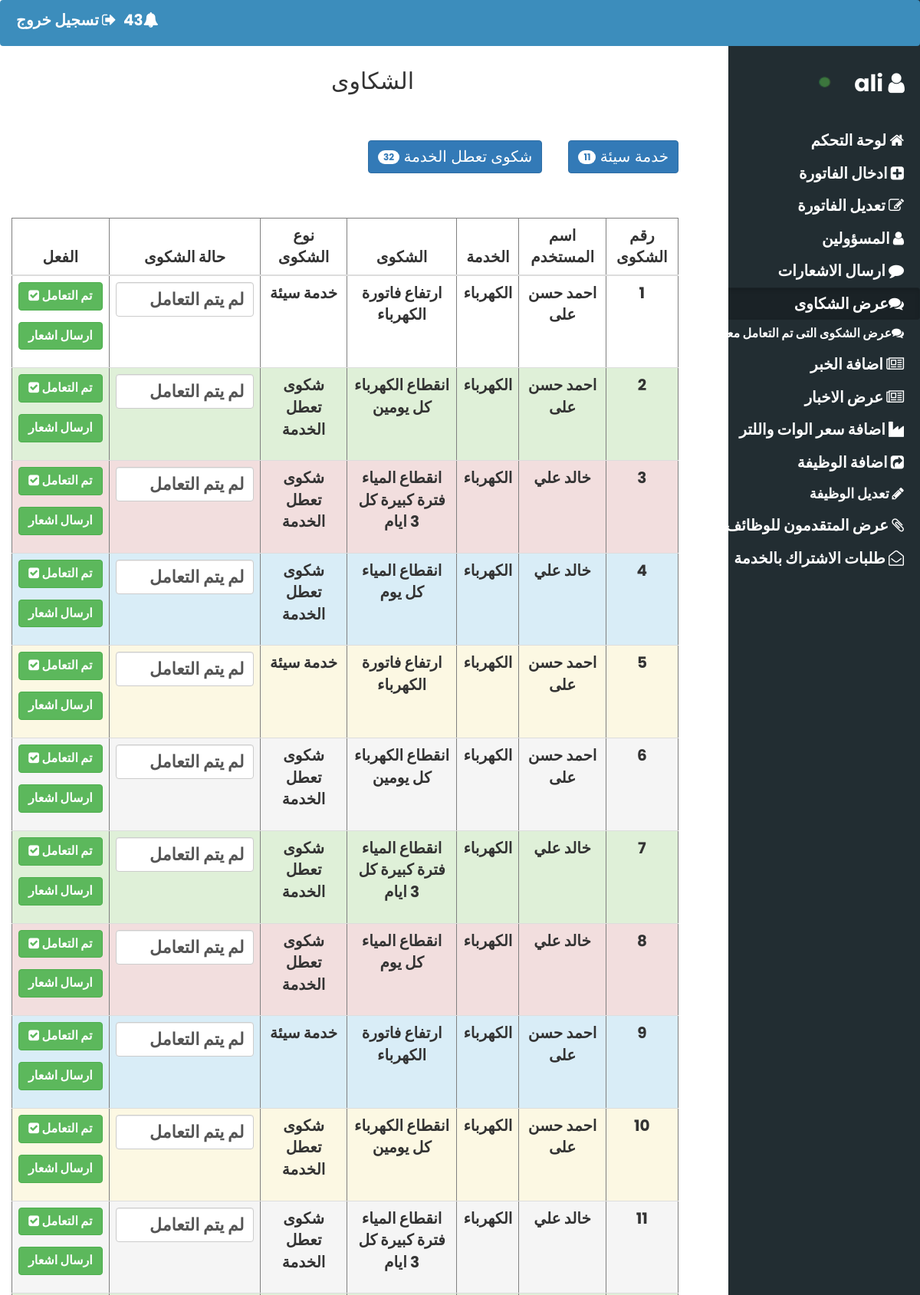
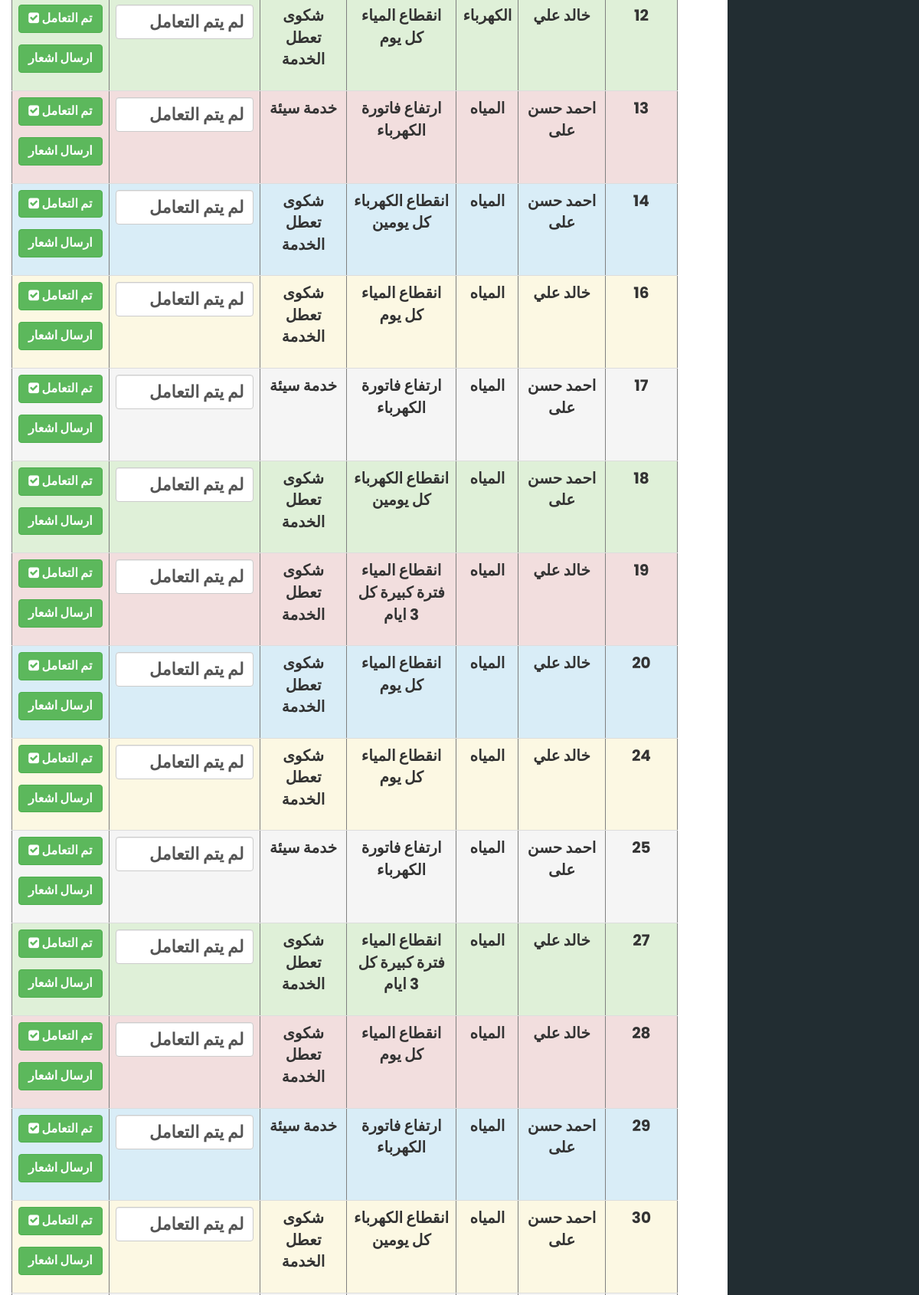
The app's page /admin/complaints.php (signed in, upper part) with its own data (2 pictures, top to bottom).
### tables this page shows
CREATE TABLE `complaints` (
  `cid` int(11) NOT NULL,
  `U_id` int(14) NOT NULL,
  `Complain` varchar(1500) NOT NULL,
  `service` varchar(250) NOT NULL,
  `type` varchar(255) NOT NULL,
  `date` datetime NOT NULL,
  `status` tinyint(1) NOT NULL
);

CREATE TABLE `users` (
  `ID` int(14) NOT NULL,
  `UserName` varchar(255) NOT NULL,
  `Password` varchar(260) NOT NULL,
  `FullName` varchar(255) NOT NULL,
  `social_id` varchar(255) NOT NULL,
  `Phone` varchar(250) NOT NULL,
  `Email` varchar(255) NOT NULL,
  `Govern` varchar(255) NOT NULL,
  `Center` varchar(255) NOT NULL,
  `District` varchar(255) NOT NULL,
  `address` varchar(300) NOT NULL,
  `Electricity` tinyint(1) NOT NULL,
  `Water` tinyint(1) NOT NULL,
  `Gas` tinyint(1) NOT NULL,
  `ERate` int(14) NOT NULL DEFAULT '0' COMMENT 'value between 0 and 5',
  `WRate` int(14) NOT NULL DEFAULT '0',
  `GRate` int(14) NOT NULL DEFAULT '0'
);

### admin/functions.php (called while the page is built)
<?php
function compl(){
    global $con;
    $stmt=$con->prepare("select count(*) from complaints where status=0");
    $stmt->execute();
    $row=$stmt->fetch();
   return $row[0];
}
?>

### admin/database.php (called while the page is built, shortened)
<?php
class database {
    private $RDBMType = DB_TYPE;
    private $username = DB_USER;
    private $password = DB_PASS;
    private $dbhost = DB_HOST;
    private $database =DB_DATABASE;
    function __construct() {
   	$this->pdo = new PDO($this->RDBMType . ":host=" . $this->dbhost . ";dbname=" . $this->database, $this->username,
   	$this->password,array(PDO::MYSQL_ATTR_INIT_COMMAND => "SET NAMES UTF8"));
     }
      public function getRow($query, $params=array())
     	   {
                $stmt = $this->pdo->prepare($query);
                $stmt->execute($params);
                return $stmt->fetch();
           }
      	public function getRows($query, $params=array()){
      	        $stmt = $this->pdo->prepare($query);
                $stmt->execute($params);
                return $stmt->fetchAll();
            }
}
$db = new database;
?>

### admin/complaints.php (the view, shortened to what this page needs)
<?php
include "connect.php";
include "functions.php";
require'database.php';
?>
<!DOCTYPE html>
<html lang="en">
<link rel="stylesheet" href="css/bootstrap.css">
<link rel="stylesheet" href="css/w3.css">
<link rel="stylesheet" href="css/style.css">
<link rel="stylesheet" href="css/font-awesome.min.css">
<link rel="stylesheet" href="css/sty.css">
<body>
<div class="navbar">
    <a href="logout.php" class="logout">تسجيل خروج <i class="fa fa-sign-out" aria-hidden="true"></i></a>
    <a href="#" class="notif"><?php echo compl()?><i class="fa fa-bell" aria-hidden="true"></i></a>
    </div>
<nav class="w3-sidebar  w3-collapse w3-top w3-large" style="z-index:3;width:250px;font-weight:bold;background-color:RGB(34, 45 , 50);" id="mySidebar"><br>
  <div class="element">
    <span > <img src="images/point.jpg"> <?php echo $_SESSION['admin'] ;?> <i class="fa fa-user" aria-hidden="true"></i></span>
    <a href="index.php" onclick="w3_close()" class="btn">لوحة التحكم <i class="fa fa-home" aria-hidden="true"></i></a>
    <a href="insert.php" onclick="w3_close()" class="btn "> ادخال الفاتورة <i class="fa fa-plus-square" aria-hidden="true"></i></a>
    <a href="edit.php" onclick="w3_close()" class="btn "> تعديل الفاتورة <i class="fa fa-pencil-square-o" aria-hidden="true"></i></a>
       <a href="admin.php" onclick="w3_close()" class="btn "> المسؤولين <i class="fa fa-user" aria-hidden="true"></i></a>
	   <a href="notification.php" onclick="w3_close()" class="btn"> ارسال الاشعارات <i class="fa fa-comment" aria-hidden="true"></i></a>
	<a href="complaints.php" onclick="w3_close()" class="btn active">عرض الشكاوى<i class="fa fa-comments" aria-hidden="true"></i></a>
	<a href="hangcomplaints.php" onclick="w3_close()" class="btn" style="font-size:16px">عرض الشكوى التى تم التعامل معها<i class="fa fa-comments" aria-hidden="true"></i></a>
   <a href="enpost.php" onclick="w3_close()" class="btn">اضافة الخبر <i class="fa fa-newspaper-o" aria-hidden="true"></i></a>
 <a href="shpost.php" onclick="w3_close()" class="btn">عرض الاخبار <i class="fa fa-newspaper-o" aria-hidden="true"></i></a>
 <a href="consumption.php" onclick="w3_close()" class="btn" >اضافة سعر الوات واللتر <i class="fa fa-industry" aria-hidden="true"></i></a>
	<a href="add_jobs.php" onclick="w3_close()" class="btn"> اضافة الوظيفة <i class="fa fa-share-square" aria-hidden="true"></i></a>
	<a href="display_jobs.php" onclick="w3_close()" class="btn" style="font-size:18px">تعديل الوظيفة <i class="fa fa-pencil" aria-hidden="true"></i></a>
	<a href="display_cvs.php" onclick="w3_close()" class="btn ">عرض المتقدمون للوظائف <i class="fa fa-paperclip" aria-hidden="true"></i></a>
	<a href="newsub.php" onclick="w3_close()" class="btn">طلبات الاشتراك بالخدمة <i class="fa fa-envelope-open-o" aria-hidden="true"></i></a>
  </div>
</nav>
<div class="container-fluid con">
 <div class="row">
   <h2>الشكاوى</h2>
 </div>
<div class="row con">
<div class="col-md-9  col-sm-12">
<?php
$row=$db->getRow("SELECT count(*) from complaints where status=0 and type='bad_service'",array());
$rows=$db->getRow("SELECT count(*) from complaints where status=0 and type='service_failure'",array());
$count1=$row[0];
$count2=$rows[0];
?>
<a href="complaints.php?id=1"> <button type="button" class="bttn btn btn-primary" style='width:auto;font-size:20px;margin-bottom:8px;'>خدمة سيئة <span class="badge"><?php echo $count1;?></span></button></a>
<a href="complaints.php?id=2" style="margin-right:30px;"><button type="button" class="bttn btn btn-primary" style='width:auto;font-size:20px;margin-bottom:8px;'>شكوى تعطل الخدمة <span class="badge"><?php echo $count2;?></span></button></a>
<div class="table-responsive">
<table class="table" border="1px">
    <thead>
      <tr>
        <th>رقم الشكوى</th>
        <th>اسم المستخدم</th>
        <th>الخدمة</th>
        <th>الشكوى</th>
		<th>نوع الشكوى</th>
		<th>حالة الشكوى</th>
		<th>الفعل</th>
      </tr>
    </thead>
    <tbody>
<?php
if(!empty($_GET))
{
	$id=$_GET["id"];
	if($id==1)
	{
		show("SELECT * from complaints where status=0 and type='bad_service';",1);
	}elseif($id==2)
	{
		show("SELECT * from complaints where status=0 and type='service_failure';",2);
	}else
	{
		show("SELECT * from complaints where status=0;",0);
	}
}else
{
	show("SELECT * from complaints where status=0;",0);
}
?>
    </tbody>
  </table>
</div>
</div>
</div>
</div>
</body>
</html>
<?php
function show($q,$id){
   global $db;
   $arr=array("Default","success","danger","info","warning","active");
   $rows=$db->getRows($q,array());
   $i=0;
   if($id)
   {
	   $url="complaints.php?id=$id";
   }else
   {
	   $url="complaints.php";
   }
	if(count($rows)>0)
	{
		foreach($rows as $row)
		{
			$n=$db->getRow("SELECT * from users where ID=?",array($row["U_id"]));
			if($row["type"]=="bad_service")
			{
				$dis='خدمة سيئة';
			}elseif($row["type"]=="service_failure")
			{
				$dis='شكوى تعطل الخدمة';
			}
			if($row["service"]=="gas")
			{
				$ser='الغاز';
			}else if($row["service"]=="electricity")
			{
				$ser='الكهرباء';
			}else
			{
				$ser='المياه';
			}
			echo "<form method='post' action='".$url."' name='modified' value='aa'><tr class=".$arr[$i]."><td>".$row["cid"] ."</td>";
			echo"<td>".$n["FullName"]."</td>";
			echo"<td>".$ser."</td>";
			echo"<td>".$row["Complain"]."</td>";
			echo"<td>".$dis."</td>";
			echo"<td><input type='text' value='لم يتم التعامل' class='form-control' id=email></td>";
			echo "<td>
			<div class='form-group'><button type='submit' style='font-size:16px;font-weight:bold;' class='btn btn-success btn-block'>تم التعامل <i class='fa fa-check-square' aria-hidden='true'></i></i></button></div>
			<div class='form-group'><a href='sendnot.php?uid=".$row["U_id"]."&id=$id'><button type='button' style='font-size:16px;font-weight:bold;' class='btn btn-success btn-block'>
			ارسال اشعار</button></a></div>
			<input type='hidden' name='cid' value='".$row["cid"]."'>
			</td></tr></form>";
			$i=$i+1;
			if($i>5)
			{
				$i=1;
			}
		}
	}else
	{
		echo "<tr class=".$arr[0]."><td colspan='6'>جدول الشكاوى فارغ من هذا النوع من الشكوى</td><tr>";
	}
}
?>

### admin/css/w3.css (style rules this page uses)
html { box-sizing:border-box }
*,*:before,*:after { box-sizing:inherit }
html { -ms-text-size-adjust:100%;-webkit-text-size-adjust:100% }
body { margin:0 }
article,aside,details,figcaption,figure,footer,header,main,menu,nav,section,summary { display:block }
a { background-color:transparent;-webkit-text-decoration-skip:objects }
img { border-style:none }
button,input,select,textarea { font:inherit;margin:0 }
button,input { overflow:visible }
button,select { text-transform:none }
button,html [type=button],[type=reset],[type=submit] { -webkit-appearance:button }
html,body { font-family:Verdana,sans-serif;font-size:15px;line-height:1.5 }
html { overflow-x:hidden }
h2 { font-size:30px }
h1,h2,h3,h4,h5,h6 { font-family:"Segoe UI",Arial,sans-serif;font-weight:400;margin:10px 0 }
img { vertical-align:middle }
a { color:inherit }
.w3-sidebar { height:100%;width:200px;background-color:#fff;position:fixed!important;z-index:1;overflow:auto }
@media (min-width:993px) { .w3-sidebar.w3-collapse { display:block!important } }
.w3-top,.w3-bottom { position:fixed;width:100%;z-index:1 }
.w3-top { top:0 }
.w3-large { font-size:18px!important }

### admin/css/style.css (style rules this page uses)
body,h1,h2,h3,h4,h5 { font-family: "Poppins", sans-serif }
body { font-size:16px; }
nav { color: white; right: 0; }
.logout,.notif { text-decoration: none; font-size: 20px; color: white; position: absolute; left: 20px; top: 10px; font-weight: bold; }
.notif { left: 160px; }
.navbar { height: 60px; width: 100%; background-color: RGB(60, 141 , 188); z-index: 8888; }
.element span { margin-top: 60px; float: right; margin-right: 20px; font-size: 30px; margin-bottom: 30px; }
.element span img { width: 30px; height: 30px; margin-right: 20px; }
.element a { float: right; font-weight: bold; font-size: 20px; margin:auto; padding-right: 20px; }
.element .active { background-color: RGB(26, 34 , 38); padding-left: 100%; }
.row h2 { margin-right: 55%; direction: rtl; padding-bottom: 50px; }
input[type=text],input[type=file],input[type=submit], select,option,textarea { direction: rtl; font-size: 22px; height: 45px; }
table,table th { margin-top: 50px; text-align: center; font-size: 20px; font-weight: bold; }

### admin/css/sty.css (style rules this page uses)
.con { direction:rtl; text-align:right; }
.bttn { width:auto; font-size:20px; margin-bottom:15px; }

### records on screen
complaints: cid "1", U.FullName "احمد حسن على", service "الكهرباء", Complain "ارتفاع فاتورة الكهرباء", type "خدمة سيئة"
complaints: cid "2", U.FullName "احمد حسن على", service "الكهرباء", Complain "انقطاع الكهرباء كل يومين", type "شكوى تعطل الخدمة"
complaints: cid "3", U.FullName "خالد علي", service "الكهرباء", Complain "انقطاع المياء فترة كبيرة كل 3 ايام", type "شكوى تعطل الخدمة"
complaints: cid "4", U.FullName "خالد علي", service "الكهرباء", Complain "انقطاع المياء كل يوم", type "شكوى تعطل الخدمة"
complaints: cid "5", U.FullName "احمد حسن على", service "الكهرباء", Complain "ارتفاع فاتورة الكهرباء", type "خدمة سيئة"
complaints: cid "6", U.FullName "احمد حسن على", service "الكهرباء", Complain "انقطاع الكهرباء كل يومين", type "شكوى تعطل الخدمة"
complaints: cid "7", U.FullName "خالد علي", service "الكهرباء", Complain "انقطاع المياء فترة كبيرة كل 3 ايام", type "شكوى تعطل الخدمة"
complaints: cid "8", U.FullName "خالد علي", service "الكهرباء", Complain "انقطاع المياء كل يوم", type "شكوى تعطل الخدمة"
complaints: cid "9", U.FullName "احمد حسن على", service "الكهرباء", Complain "ارتفاع فاتورة الكهرباء", type "خدمة سيئة"
complaints: cid "10", U.FullName "احمد حسن على", service "الكهرباء", Complain "انقطاع الكهرباء كل يومين", type "شكوى تعطل الخدمة"
complaints: cid "11", U.FullName "خالد علي", service "الكهرباء", Complain "انقطاع المياء فترة كبيرة كل 3 ايام", type "شكوى تعطل الخدمة"
complaints: cid "12", U.FullName "خالد علي", service "الكهرباء", Complain "انقطاع المياء كل يوم", type "شكوى تعطل الخدمة"
complaints: cid "13", U.FullName "احمد حسن على", service "المياه", Complain "ارتفاع فاتورة الكهرباء", type "خدمة سيئة"
complaints: cid "14", U.FullName "احمد حسن على", service "المياه", Complain "انقطاع الكهرباء كل يومين", type "شكوى تعطل الخدمة"
complaints: cid "16", U.FullName "خالد علي", service "المياه", Complain "انقطاع المياء كل يوم", type "شكوى تعطل الخدمة"
complaints: cid "17", U.FullName "احمد حسن على", service "المياه", Complain "ارتفاع فاتورة الكهرباء", type "خدمة سيئة"
complaints: cid "18", U.FullName "احمد حسن على", service "المياه", Complain "انقطاع الكهرباء كل يومين", type "شكوى تعطل الخدمة"
complaints: cid "19", U.FullName "خالد علي", service "المياه", Complain "انقطاع المياء فترة كبيرة كل 3 ايام", type "شكوى تعطل الخدمة"
complaints: cid "20", U.FullName "خالد علي", service "المياه", Complain "انقطاع المياء كل يوم", type "شكوى تعطل الخدمة"
complaints: cid "24", U.FullName "خالد علي", service "المياه", Complain "انقطاع المياء كل يوم", type "شكوى تعطل الخدمة"
complaints: cid "25", U.FullName "احمد حسن على", service "المياه", Complain "ارتفاع فاتورة الكهرباء", type "خدمة سيئة"
complaints: cid "27", U.FullName "خالد علي", service "المياه", Complain "انقطاع المياء فترة كبيرة كل 3 ايام", type "شكوى تعطل الخدمة"
complaints: cid "28", U.FullName "خالد علي", service "المياه", Complain "انقطاع المياء كل يوم", type "شكوى تعطل الخدمة"
complaints: cid "29", U.FullName "احمد حسن على", service "المياه", Complain "ارتفاع فاتورة الكهرباء", type "خدمة سيئة"
complaints: cid "30", U.FullName "احمد حسن على", service "المياه", Complain "انقطاع الكهرباء كل يومين", type "شكوى تعطل الخدمة"

### other values on screen
compl() "43"
$_SESSION['admin'] "ali"
$count1 "11"
$count2 "32"
